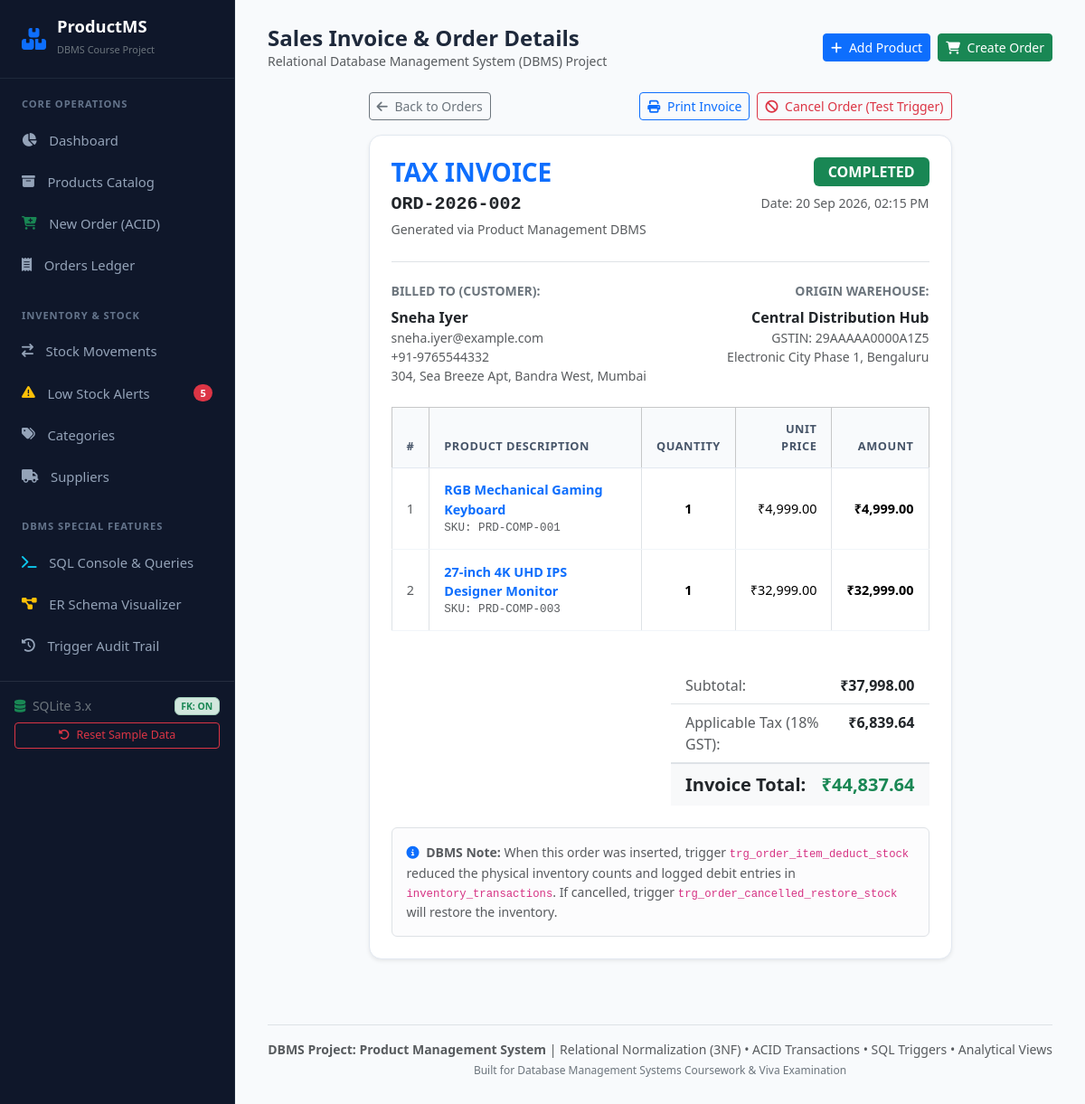
/orders/2, run on the app's committed database.
### tables this page shows
CREATE TABLE orders (
    order_id        INTEGER PRIMARY KEY AUTOINCREMENT,
    order_number    TEXT NOT NULL UNIQUE COLLATE NOCASE,
    customer_id     INTEGER NOT NULL,
    order_date      TIMESTAMP NOT NULL DEFAULT CURRENT_TIMESTAMP,
    status          TEXT NOT NULL DEFAULT 'Completed' CHECK (status IN ('Pending', 'Completed', 'Cancelled')),
    subtotal        REAL NOT NULL DEFAULT 0.0 CHECK (subtotal >= 0.0),
    tax_amount      REAL NOT NULL DEFAULT 0.0 CHECK (tax_amount >= 0.0),
    total_amount    REAL NOT NULL DEFAULT 0.0 CHECK (total_amount >= 0.0),
    notes           TEXT,
    FOREIGN KEY (customer_id) REFERENCES customers (customer_id) ON DELETE RESTRICT ON UPDATE CASCADE
);

CREATE TABLE customers (
    customer_id     INTEGER PRIMARY KEY AUTOINCREMENT,
    name            TEXT NOT NULL,
    email           TEXT NOT NULL UNIQUE COLLATE NOCASE,
    phone           TEXT,
    address         TEXT,
    city            TEXT,
    created_at      TIMESTAMP NOT NULL DEFAULT CURRENT_TIMESTAMP
);

CREATE TABLE order_items (
    order_item_id   INTEGER PRIMARY KEY AUTOINCREMENT,
    order_id        INTEGER NOT NULL,
    product_id      INTEGER NOT NULL,
    quantity        INTEGER NOT NULL CHECK (quantity > 0),
    unit_price      REAL NOT NULL CHECK (unit_price >= 0.0),
    subtotal        REAL NOT NULL CHECK (subtotal >= 0.0),
    FOREIGN KEY (order_id) REFERENCES orders (order_id) ON DELETE CASCADE ON UPDATE CASCADE,
    FOREIGN KEY (product_id) REFERENCES products (product_id) ON DELETE RESTRICT ON UPDATE CASCADE
);

CREATE TABLE products (
    product_id      INTEGER PRIMARY KEY AUTOINCREMENT,
    sku             TEXT NOT NULL UNIQUE COLLATE NOCASE,
    name            TEXT NOT NULL,
    description     TEXT,
    category_id     INTEGER NOT NULL,
    supplier_id     INTEGER NOT NULL,
    unit_price      REAL NOT NULL CHECK (unit_price >= 0.0),
    cost_price      REAL NOT NULL CHECK (cost_price >= 0.0),
    stock_quantity  INTEGER NOT NULL DEFAULT 0 CHECK (stock_quantity >= 0),
    reorder_level   INTEGER NOT NULL DEFAULT 10 CHECK (reorder_level >= 0),
    unit_measure    TEXT NOT NULL DEFAULT 'Piece',
    status          TEXT NOT NULL DEFAULT 'Active' CHECK (status IN ('Active', 'Discontinued', 'Draft')),
    created_at      TIMESTAMP NOT NULL DEFAULT CURRENT_TIMESTAMP,
    updated_at      TIMESTAMP NOT NULL DEFAULT CURRENT_TIMESTAMP,
    FOREIGN KEY (category_id) REFERENCES categories (category_id) ON DELETE RESTRICT ON UPDATE CASCADE,
    FOREIGN KEY (supplier_id) REFERENCES suppliers (supplier_id) ON DELETE RESTRICT ON UPDATE CASCADE
);

### app.py (the view)
@app.route("/orders/<int:order_id>")
def order_detail(order_id):
    order = database.query_db("""
        SELECT o.*, c.name as customer_name, c.email as customer_email, c.phone as customer_phone, c.address as customer_address, c.city as customer_city
        FROM orders o
        INNER JOIN customers c ON o.customer_id = c.customer_id
        WHERE o.order_id = ?
    """, (order_id,), one=True)
    if not order:
        flash("Order not found.", "warning")
        return redirect(url_for("order_list"))
    items = database.query_db("""
        SELECT oi.*, p.sku, p.name as product_name
        FROM order_items oi
        INNER JOIN products p ON oi.product_id = p.product_id
        WHERE oi.order_id = ?
    """, (order_id,))
    return render_template("orders/detail.html", order=order, items=items)

### app.py (called while the page is built)
@app.template_filter("currency")
def currency_filter(value):
    try:
        val = float(value)
        return f"₹{val:,.2f}"
    except (ValueError, TypeError):
        return "₹0.00"

@app.template_filter("datetime_format")
def datetime_format(value):
    if not value:
        return ""
    try:
        dt = datetime.fromisoformat(str(value).replace("Z", ""))
        return dt.strftime("%d %b %Y, %I:%M %p")
    except Exception:
        return str(value)

@app.context_processor
def inject_globals():
    try:
        low_stock_count = database.query_db(
            "SELECT COUNT(*) as count FROM v_low_stock_alerts", one=True
        )["count"]
    except Exception:
        low_stock_count = 0
    return {"nav_low_stock_count": low_stock_count}

### database.py (called while the page is built)
def get_connection():
    conn = sqlite3.connect(DB_FILE)
    conn.row_factory = sqlite3.Row
    conn.execute("PRAGMA foreign_keys = ON;")
    return conn

def query_db(query, args=(), one=False):
    conn = get_connection()
    try:
        cur = conn.cursor()
        cur.execute(query, args)
        rows = cur.fetchall()
        result = [dict(row) for row in rows]
        return (result[0] if result else None) if one else result
    finally:
        conn.close()

### templates/orders/detail.html (shortened to what this page needs)
{% extends "base.html" %}
{% block header_title %}Sales Invoice &amp; Order Details{% endblock %}
{% block content %}
<div class="row justify-content-center">
    <div class="col-lg-9">
        <div class="d-flex justify-content-between align-items-center mb-3 no-print">
            <a href="{{ url_for('order_list') }}" class="btn btn-outline-secondary btn-sm">
                <i class="fa-solid fa-arrow-left me-1"></i> Back to Orders
            </a>
            <div class="d-flex gap-2">
                <button onclick="window.print()" class="btn btn-outline-primary btn-sm">
                    <i class="fa-solid fa-print me-1"></i> Print Invoice
                </button>
                {% if order.status != 'Cancelled' %}
                <button type="button" class="btn btn-outline-danger btn-sm" data-bs-toggle="modal" data-bs-target="#cancelOrderModal">
                    <i class="fa-solid fa-ban me-1"></i> Cancel Order (Test Trigger)
                </button>
                {% endif %}
            </div>
        </div>
        <div class="card p-4 shadow-sm" id="invoiceCard">
            <div class="d-flex justify-content-between align-items-start border-bottom pb-4 mb-4">
                <div>
                    <h3 class="fw-bold text-primary mb-1">TAX INVOICE</h3>
                    <div class="font-monospace fs-5 text-dark fw-bold">{{ order.order_number }}</div>
                    <small class="text-muted">Generated via Product Management DBMS</small>
                </div>
                <div class="text-end">
                    {% if order.status == 'Completed' %}
                        <span class="badge bg-success fs-6 px-3 py-2">COMPLETED</span>
                    {% elif order.status == 'Pending' %}
                        <span class="badge bg-warning text-dark fs-6 px-3 py-2">PENDING PAYMENT</span>
                    {% else %}
                        <span class="badge bg-danger fs-6 px-3 py-2">CANCELLED &amp; RESTORED</span>
                    {% endif %}
                    <div class="text-muted small mt-2">Date: {{ order.order_date | datetime_format }}</div>
                </div>
            </div>
            <div class="row mb-4">
                <div class="col-sm-6">
                    <h6 class="text-uppercase text-secondary fw-bold small">Billed To (Customer):</h6>
                    <div class="fw-bold fs-6">{{ order.customer_name }}</div>
                    <div class="text-muted small">{{ order.customer_email }}</div>
                    <div class="text-muted small">{{ order.customer_phone or '' }}</div>
                    <div class="text-muted small">{{ order.customer_address }}, {{ order.customer_city }}</div>
                </div>
                <div class="col-sm-6 text-sm-end">
                    <h6 class="text-uppercase text-secondary fw-bold small">Origin Warehouse:</h6>
                    <div class="fw-bold">Central Distribution Hub</div>
                    <div class="text-muted small">GSTIN: 29AAAAA0000A1Z5</div>
                    <div class="text-muted small">Electronic City Phase 1, Bengaluru</div>
                </div>
            </div>
            <div class="table-responsive mb-4">
                <table class="table table-bordered align-middle">
                    <thead class="table-light">
                        <tr>
                            <th style="width: 5%;">#</th>
                            <th style="width: 50%;">Product Description</th>
                            <th style="width: 15%;" class="text-center">Quantity</th>
                            <th style="width: 15%;" class="text-end">Unit Price</th>
                            <th style="width: 15%;" class="text-end">Amount</th>
                        </tr>
                    </thead>
                    <tbody>
                        {% for item in items %}
                        <tr>
                            <td class="text-center text-muted">{{ loop.index }}</td>
                            <td>
                                <a href="{{ url_for('product_detail', product_id=item.product_id) }}" class="fw-semibold text-decoration-none">
                                    {{ item.product_name }}
                                </a>
                                <div class="font-monospace text-muted small">SKU: {{ item.sku }}</div>
                            </td>
                            <td class="text-center fw-bold">{{ item.quantity }}</td>
                            <td class="text-end">{{ item.unit_price | currency }}</td>
                            <td class="text-end fw-bold">{{ item.subtotal | currency }}</td>
                        </tr>
                        {% endfor %}
                    </tbody>
                </table>
            </div>
            <div class="row justify-content-end mb-4">
                <div class="col-sm-6">
                    <ul class="list-group list-group-flush">
                        <li class="list-group-item d-flex justify-content-between">
                            <span class="text-muted">Subtotal:</span>
                            <span class="fw-semibold">{{ order.subtotal | currency }}</span>
                        </li>
                        <li class="list-group-item d-flex justify-content-between">
                            <span class="text-muted">Applicable Tax (18% GST):</span>
                            <span class="fw-semibold">{{ order.tax_amount | currency }}</span>
                        </li>
                        <li class="list-group-item d-flex justify-content-between bg-light border-top">
                            <span class="fw-bold fs-5">Invoice Total:</span>
                            <span class="fw-bold fs-5 text-success">{{ order.total_amount | currency }}</span>
                        </li>
                    </ul>
                </div>
            </div>
            <div class="alert alert-light border small text-muted mb-0">
                <i class="fa-solid fa-circle-info me-1 text-primary"></i>
                <strong>DBMS Note:</strong> When this order was inserted, trigger <code>trg_order_item_deduct_stock</code> reduced the physical inventory counts and logged debit entries in <code>inventory_transactions</code>. If cancelled, trigger <code>trg_order_cancelled_restore_stock</code> will restore the inventory.
            </div>
        </div>
    </div>
</div>
{% endblock %}

### static/css/style.css (style rules this page uses)
:root { --primary: #2563eb; --primary-dark: #1d4ed8; --primary-light: #eff6ff; --secondary: #64748b; --success: #10b981; --warning: #f59e0b; --danger: #ef4444; --dark: #0f172a; --card-bg: #ffffff; --border-color: #e2e8f0; --sidebar-width: 260px; }
body { font-family: 'Segoe UI', -apple-system, BlinkMacSystemFont, Roboto, Oxygen, Ubuntu, Cantarell, sans-serif; background-color: #f8fafc; color: #1e293b; min-height: 100vh; }
.card { border: 1px solid var(--border-color); border-radius: 0.875rem; box-shadow: 0 1px 3px 0 rgba(0, 0, 0, 0.05); background-color: var(--card-bg); margin-bottom: 1.5rem; }
.table { vertical-align: middle; }
.table th { background-color: #f8fafc; color: #475569; font-weight: 600; font-size: 0.8rem; text-transform: uppercase; letter-spacing: 0.04em; border-bottom: 1px solid var(--border-color); padding: 0.85rem 1rem; }
.table td { padding: 0.85rem 1rem; font-size: 0.9rem; border-bottom: 1px solid #f1f5f9; }

### data on the page
orders: order_number "ORD-2026-002", order_date "20 Sep 2026, 02:15 PM", subtotal "₹37,998.00", tax_amount "₹6,839.64", total_amount "₹44,837.64"
customers: customer_name "Sneha Iyer", customer_email "sneha.iyer@example.com", phone "+91-9765544332", customer_address "304, Sea Breeze Apt, Bandra West", customer_city "Mumbai"
order_items: product_name "RGB Mechanical Gaming Keyboard", sku "PRD-COMP-001", quantity "1", unit_price "₹4,999.00", subtotal "₹4,999.00"
order_items: product_name "27-inch 4K UHD IPS Designer Monitor", sku "PRD-COMP-003", quantity "1", unit_price "₹32,999.00", subtotal "₹32,999.00"

### other printed values
{{ nav_low_stock_count }} "5"
